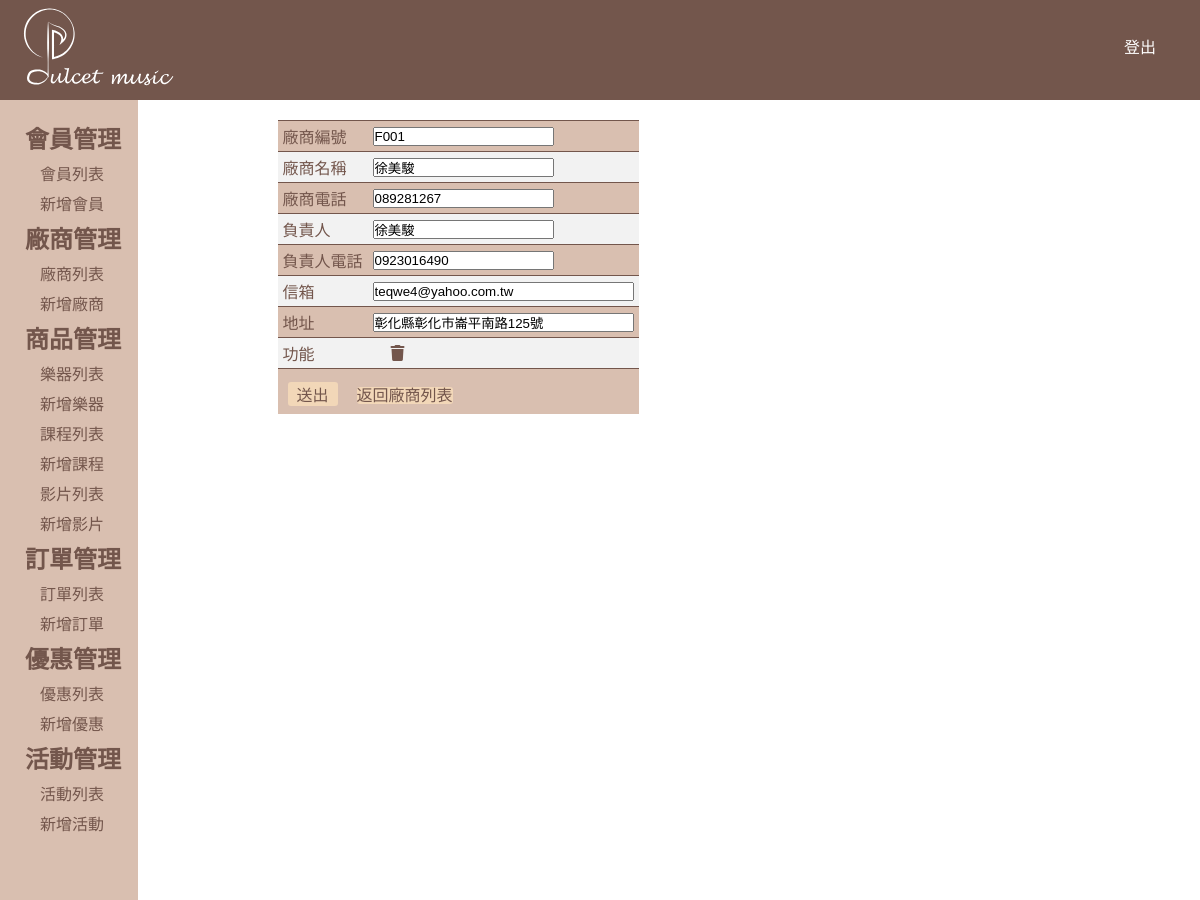
The app's page /music_base/company_edit.php?editId=F001 (signed in) with its own data.
### tables this page shows
CREATE TABLE `company` (
  `companyId` varchar(5) NOT NULL COMMENT '廠商編號',
  `companyName` varchar(20) NOT NULL COMMENT '廠商名稱',
  `companyPhone` varchar(30) NOT NULL COMMENT '廠商電話',
  `principal` varchar(20) NOT NULL COMMENT '負責人',
  `principalPhone` varchar(30) NOT NULL COMMENT '負責人手機',
  `email` varchar(40) NOT NULL COMMENT '信箱',
  `companyAddress` varchar(50) NOT NULL COMMENT '地址',
  `created_at` datetime NOT NULL DEFAULT CURRENT_TIMESTAMP COMMENT '建立時間',
  `updated_at` datetime NOT NULL DEFAULT CURRENT_TIMESTAMP ON UPDATE CURRENT_TIMESTAMP COMMENT '更新時間'
);

### music_base/company_edit.php (the view, shortened to what this page needs)
<?php
require_once('../checkSession.php');
require_once('../db.inc.php');
?>
<html>
<head>
    <link rel="stylesheet" type="text/css" href="../css/css-ALL.css">
</head>
<body>
    <header class="header">
                <figure>
                <img src="../css/logo_rectangle.svg" title="Logo"  style="height:100px">
        </figure>
        <a href="../logout.php?logout=1" style="margin:20px">登出</a>
    </header>
    <div class="wrap">
        <div class="left-wrap">
            <?php require_once("./list.php"); ?>
        </div>
        <div class="right-wrap">
    <form name="myForm" method="POST" action="company_updateEdit.php" enctype="multipart/form-data">
        <table class="table1">
            <tbody>
                    <?php
                    $sql = "SELECT `companyId`, `companyName`, `companyPhone`, `principal`,
                                    `principalPhone`, `email`, `companyAddress`
                            FROM `company`
                            WHERE `companyId` = ?";
                    $arrParam = [$_GET['editId']];
                    $stmt = $pdo->prepare($sql);
                    $stmt->execute($arrParam);
                    $arr = $stmt->fetchAll(PDO::FETCH_ASSOC);
                    if(count($arr) > 0) {
                    ?>
                    <tr>
                            <td class="border">廠商編號</td>
                            <td class="border">
                                <input type="text" readonly="readonly" name="companyId" value="<?php echo $arr[0]['companyId']; ?>" maxlength="5" class="edit" />
                            </td>
                        </tr>
                        <tr>
                            <td class="border">廠商名稱</td>
                            <td class="border">
                                <input type="text" name="companyName" value="<?php echo $arr[0]['companyName']; ?>" maxlength="10" class="edit"/>
                            </td>
                        </tr>
                        <tr>
                            <td class="border">廠商電話</td>
                            <td class="border">
                                <input type="text" name="companyPhone" value="<?php echo $arr[0]['companyPhone']; ?>" maxlength="15" class="edit" />
                            </td>
                        </tr>
                        <tr>
                            <td class="border">負責人</td>
                            <td class="border">
                                <input type="text" name="principal" value="<?php echo $arr[0]['principal']; ?>" maxlength="10" class="edit"/>
                            </td>
                        </tr>
                        <tr>
                            <td class="border">負責人電話</td>
                            <td class="border">
                                <input type="text" name="principalPhone" value="<?php echo $arr[0]['principalPhone']; ?>" maxlength="15" class="edit"/>
                            </td>
                        </tr>
                        <tr>
                            <td class="border">信箱</td>
                            <td class="border">
                                <input type="text" size="30" name="email" value="<?php echo $arr[0]['email']; ?>" maxlength="40" class="edit"/>
                            </td>
                        </tr>
                        <tr>
                            <td class="border">地址</td>
                            <td class="border">
                                <input type="text" size="30"name="companyAddress" value="<?php echo $arr[0]['companyAddress']; ?>" maxlength="50" class="edit"/>
                            </td>
                        </tr>
                        <tr>
                            <td class="border">功能</td>
                            <td class="border">
                               <a href="./company_delete.php?deleteId=<?php echo $arr[0]['companyId']; ?>" class="inp-delete"><i class="fas fa-trash"></i></a>
                            </td>
                        </tr>
                    <?php
                    } else {
                    ?>
                        <tr>
                            <td class="border" colspan="6">沒有資料</td>
                        </tr>
                    <?php
                    }
                    ?>
                    </tbody>
                    <tfoot>
                        <tr>
                        <td class="border" colspan="6">
                            <input class="inp-addbtn" type="submit" name="smb"value="送出">
                            <a class="inp-addbtn" href="./company_admin.php">返回廠商列表</a>
                        </td>
                        </tr>
                    </tfoot>
                </table>
            </form>
        </div>
    </div>
</body>
</html>

### css/css-ALL.css (style rules this page uses)
:root { --mainFont-family: 微軟正黑體; --color01: #F2D7B8; --color02: #73564C; --color03: #BF8F73; --color04: #D9BFB0; --color05: #f2f2f2; --font-medium: medium; }
* { padding: 0; margin: 0; box-sizing: border-box; }
a { text-decoration: none; }
.header { width: 100%; height: 100px; line-height: 55px; background-color: var(--color02); display: flex; justify-content: space-between; }
.header a { display: block; width: 80px; text-align: center; padding: 0 20px; color:#fff; font-size: var(--font-medium); font-family: var(--mainFont-family); }
.wrap { width: 100%; display:flex; align-items: stretch; }
.left-wrap { width: 13%; min-height: 100vh; background-color: var(--color04); padding-top: 20px; }
.right-wrap { width: 100%; height: 100%; padding: 20px; }
.right-wrap .border { border-top: 1px solid var(--color02); padding: 3px 5px; }
.right-wrap .table1 { margin: 0 120px; border-collapse: collapse; }
.title-form .inp-searchbtn , .inp-addbtn { width: 50px; border: 0; font-size: var(--font-size); color: var(--color02); background-color: var(--color01); font-family: var(--mainFont-family); border-radius: 3px; margin:10px 10px 5px 5px; }
.table1 { min-width: 30%; font-family: var(--mainFont-family); }
.table1 > tbody > tr:nth-child(odd) { background: var(--color04); color: var(--color02); }
.table1 > tbody > tr:nth-child(even) { background: var(--color05); color: var(--color02); }
.right-wrap .inp-delete { display: block; text-align: center; padding: 2px 0; width: 50px; border: 0; font-size: var(--font-medium); color: var(--color02); border-radius: 3px; }
tfoot > tr { background: var(--color04); }

### records on screen
company: companyId "F001", companyName "徐美駿", companyPhone "089281267", principal "徐美駿", principalPhone "0923016490", email "teqwe4@yahoo.com.tw", companyAddress "彰化縣彰化市崙平南路125號"
